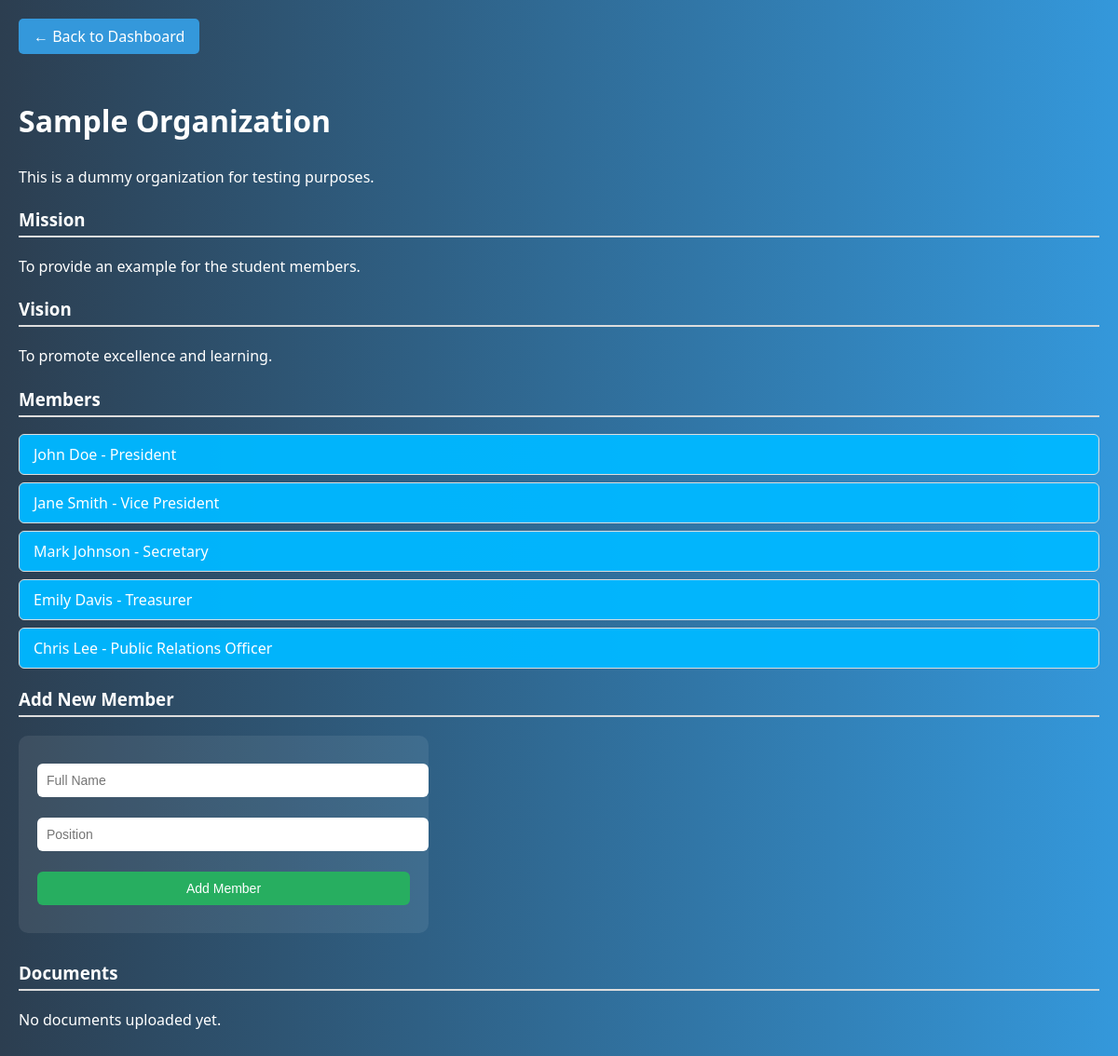
/organization/1, run on the app's committed database.
### tables this page shows
CREATE TABLE organizations (
        id INTEGER PRIMARY KEY AUTOINCREMENT,
        name TEXT NOT NULL,
        description TEXT,
        mission TEXT,
        vision TEXT,
        status TEXT DEFAULT 'Pending'
    );

CREATE TABLE members (
        id INTEGER PRIMARY KEY AUTOINCREMENT,
        org_id INTEGER,
        full_name TEXT,
        position TEXT,
        email TEXT,
        contact_no TEXT,
        sex TEXT,
        qpi REAL,
        course TEXT,
        year_level TEXT,
        college TEXT,
        FOREIGN KEY (org_id) REFERENCES organizations(id)
    );

### app.py (the view, shortened to what this page needs)
@app.route('/organization/<int:org_id>', methods=['GET', 'POST'])
def view_organization(org_id):
    db = get_db()
    org = db.execute('SELECT * FROM organizations WHERE id = ?', (org_id,)).fetchone()
    members = db.execute('SELECT * FROM members WHERE org_id = ?', (org_id,)).fetchall()
    documents = db.execute('SELECT * FROM documents WHERE org_id = ?', (org_id,)).fetchall()
    return render_template('organization_view.html', org=org, members=members, documents=documents)

### app.py (called while the page is built)
def get_db():
    db = getattr(g, '_database', None)
    if db is None:
        db = g._database = sqlite3.connect(DATABASE)
        db.row_factory = sqlite3.Row
    return db

@app.teardown_appcontext
def close_connection(exception):
    db = getattr(g, '_database', None)
    if db is not None:
        db.close()

### templates/organization_view.html (shortened to what this page needs)
{% extends 'base.html' %}
{% block content %}
<a href="{{ url_for('sacdev_dashboard') }}" class="back-btn">← Back to Dashboard</a>
<h2>{{ org.name }}</h2>
<p>{{ org.description }}</p>
<h3>Mission</h3>
<p>{{ org.mission }}</p>
<h3>Vision</h3>
<p>{{ org.vision }}</p>
<h3>Members</h3>
<ul>
  {% for member in members %}
    <li>{{ member.full_name }} - {{ member.position }}</li>
  {% else %}
    <p>No members yet.</p>
  {% endfor %}
</ul>
<h3>Add New Member</h3>
<form method="POST" style="max-width: 400px; background-color: rgba(255, 255, 255, 0.08); padding: 20px; border-radius: 10px; margin-bottom: 30px;">
  <input type="text" name="name" placeholder="Full Name" required style="width: 100%; padding: 10px; margin-bottom: 12px; border-radius: 6px; border: none; font-size: 14px;">
  <input type="text" name="position" placeholder="Position" required style="width: 100%; padding: 10px; margin-bottom: 12px; border-radius: 6px; border: none; font-size: 14px;">
  <button type="submit" class="submit-btn" style="width: 100%; padding: 10px; border-radius: 6px; border: none; background-color: #27ae60; color: white; font-size: 14px;">Add Member</button>
</form>
<h3>Documents</h3>
<ul>
  {% for doc in documents %}
    <li>{{ doc.title }} - <a href="{{ url_for('static', filename=doc.file_path) }}" target="_blank">View</a></li>
  {% else %}
    <p>No documents uploaded yet.</p>
  {% endfor %}
</ul>
{% endblock %}

### static/styles.css (style rules this page uses)
body { font-family: Arial, sans-serif; background-color: #f4f4f4; }
input, button { width: 100%; margin: 10px 0; padding: 10px; }
button { background-color: #007bff; color: white; border: none; }
body { margin: 0; font-family: 'Segoe UI', sans-serif; background: linear-gradient(to right, #2c3e50, #3498db); color: white; }

### templates/organization_view.html (style rules this page uses)
body { font-family: 'Segoe UI', Tahoma, Geneva, Verdana, sans-serif; background-color: #2c3e50; margin: 0; padding: 20px; color: white; }
h2 { margin-top: 30px; font-size: 2em; }
h3 { margin-top: 20px; border-bottom: 2px solid #ddd; padding-bottom: 5px; }
p { line-height: 1.6; margin-bottom: 15px; color: white; }
ul { list-style: none; padding: 0; }
ul li { background: rgba(0, 183, 255, 0.97); border: 1px solid #ddd; padding: 10px 15px; margin-bottom: 8px; border-radius: 6px; transition: background 0.3s ease; color: white; }
a { color: #3498db; text-decoration: none; }
form { margin-top: 20px; background-color: rgba(255, 255, 255, 0.08); padding: 15px; border-radius: 10px; }
input[type="text"] { width: 100%; padding: 10px; margin-bottom: 12px; border-radius: 6px; border: none; font-size: 14px; }
.submit-btn { background-color: #27ae60; color: white; padding: 10px 20px; border: none; border-radius: 6px; cursor: pointer; }
.back-btn { display: inline-block; background: #3498db; padding: 8px 16px; color: white; text-decoration: none; border-radius: 5px; margin-bottom: 20px; }

### data on the page
organizations: name "Sample Organization", description "This is a dummy organization for testing purposes.", mission "To provide an example for the student members.", vision "To promote excellence and learning."
members: full_name "John Doe", position "President"
members: full_name "Jane Smith", position "Vice President"
members: full_name "Mark Johnson", position "Secretary"
members: full_name "Emily Davis", position "Treasurer"
members: full_name "Chris Lee", position "Public Relations Officer"
